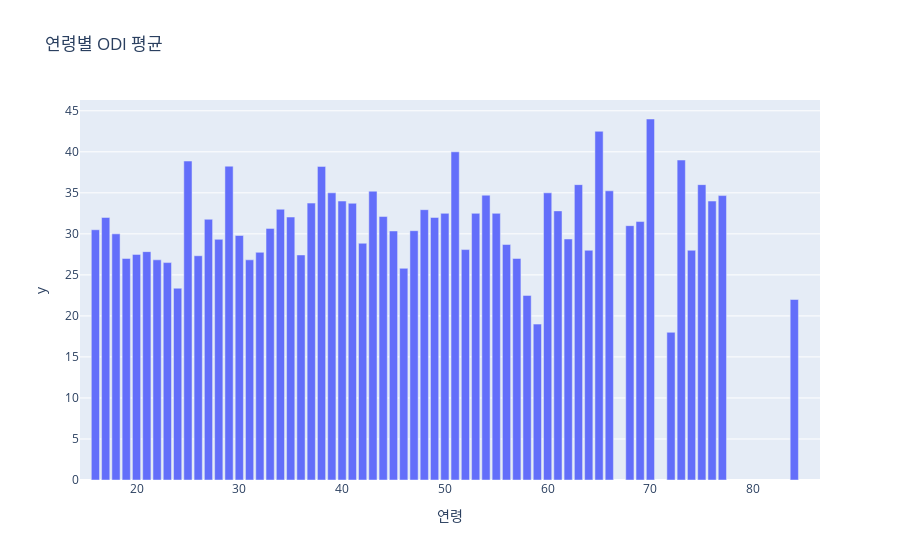

Here is the notebook cell this chart was saved with:
### Code cell
fig = px.bar(age_odi, x=age_odi.index, y=age_odi.values, title='연령별 ODI 평균')
fig.show()

### Figure 1 — Plotly figure (JSON) as saved in the notebook; plotly's stock layout.template omitted (floating-point values rounded to 4 significant figures)
{"data": [{"alignmentgroup": "True", "hovertemplate": "연령=%{x}<br>y=%{y}<extra></extra>", "legendgroup": "", "marker": {"color": "#636efa", "pattern": {"shape": ""}}, "name": "", "offsetgroup": "", "orientation": "v", "showlegend": false, "textposition": "auto", "type": "bar", "x": [15, 16, 17, 18, 19, 20, 21, 22, 23, 24, 25, 26, 27, 28, 29, 30, 31, 32, 33, 34, 35, 36, 37, 38, 39, 40, 41, 42, 43, 44, 45, 46, 47, 48, 49, 50, 51, 52, 53, 54, 55, 56, 57, 58, 59, 60, 61, 62, 63, 64, 65, 66, 68, 69, 70, 71, 72, 73, 74, 75, 76, 77, 78, 79, 80, 82, 84, 86], "xaxis": "x", "y": [null, 30.5, 32, 30, 27, 27.5, 27.83, 26.83, 26.5, 23.38, 38.88, 27.33, 31.78, 29.33, 38.25, 29.8, 26.83, 27.75, 30.67, 33, 32.05, 27.43, 33.75, 38.22, 35, 34, 33.73, 28.86, 35.2, 32.11, 30.35, 25.8, 30.39, 32.95, 32, 32.5, 40, 28.08, 32.5, 34.71, 32.5, 28.7, 27, 22.5, 19, 35, 32.8, 29.38, 36, 28, 42.5, 35.25, 31, 31.5, 44, null, 18, 39, 28, 36, 34, 34.67, null, null, null, null, 22, null], "yaxis": "y"}], "layout": {"autosize": true, "barmode": "relative", "legend": {"tracegroupgap": 0}, "title": {"text": "연령별 ODI 평균"}, "xaxis": {"anchor": "y", "autorange": true, "domain": [0, 1], "range": [14.5, 86.5], "title": {"text": "연령"}, "type": "linear"}, "yaxis": {"anchor": "x", "autorange": true, "domain": [0, 1], "range": [0, 46.32], "title": {"text": "y"}, "type": "linear"}}}
